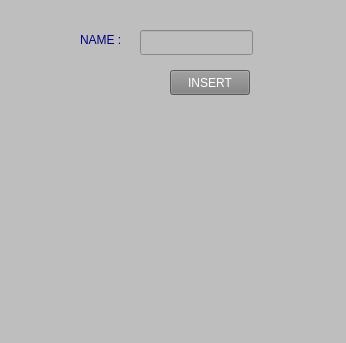
<?xml version="1.0" encoding="UTF-8"?>
<ui version="4.0">
 <class>AdminAddDepartment</class>
 <widget class="QMainWindow" name="AdminAddDepartment">
  <property name="geometry">
   <rect>
    <x>0</x>
    <y>0</y>
    <width>346</width>
    <height>343</height>
   </rect>
  </property>
  <property name="windowTitle">
   <string>Add Department</string>
  </property>
  <property name="styleSheet">
   <string notr="true">font: 12pt &quot;Rockwell Condensed&quot;;
color: rgb(0, 0, 127);
background-color: rgb(190, 190, 190);</string>
  </property>
  <widget class="QWidget" name="centralwidget">
   <widget class="QLabel" name="label">
    <property name="geometry">
     <rect>
      <x>80</x>
      <y>30</y>
      <width>54</width>
      <height>20</height>
     </rect>
    </property>
    <property name="text">
     <string>NAME :</string>
    </property>
   </widget>
   <widget class="QLineEdit" name="txt_deptName">
    <property name="geometry">
     <rect>
      <x>140</x>
      <y>30</y>
      <width>113</width>
      <height>25</height>
     </rect>
    </property>
    <property name="styleSheet">
     <string notr="true">color: rgb(255, 255, 255);</string>
    </property>
    <property name="text">
     <string/>
    </property>
   </widget>
   <widget class="QPushButton" name="btn_add">
    <property name="geometry">
     <rect>
      <x>170</x>
      <y>70</y>
      <width>80</width>
      <height>25</height>
     </rect>
    </property>
    <property name="styleSheet">
     <string notr="true">color: rgb(255, 255, 255);
background-color: rgb(126, 126, 126);</string>
    </property>
    <property name="text">
     <string>INSERT</string>
    </property>
   </widget>
   <widget class="QLabel" name="label_2">
    <property name="geometry">
     <rect>
      <x>100</x>
      <y>150</y>
      <width>161</width>
      <height>121</height>
     </rect>
    </property>
    <property name="styleSheet">
     <string notr="true">image: url(:/newPrefix/Aydin.png);</string>
    </property>
    <property name="text">
     <string/>
    </property>
   </widget>
  </widget>
  <widget class="QMenuBar" name="menubar">
   <property name="geometry">
    <rect>
     <x>0</x>
     <y>0</y>
     <width>346</width>
     <height>25</height>
    </rect>
   </property>
  </widget>
  <widget class="QStatusBar" name="statusbar"/>
 </widget>
 <resources>
  <include location="../../../../Documents/masaüstü/bcd.qrc"/>
 </resources>
 <connections/>
</ui>
